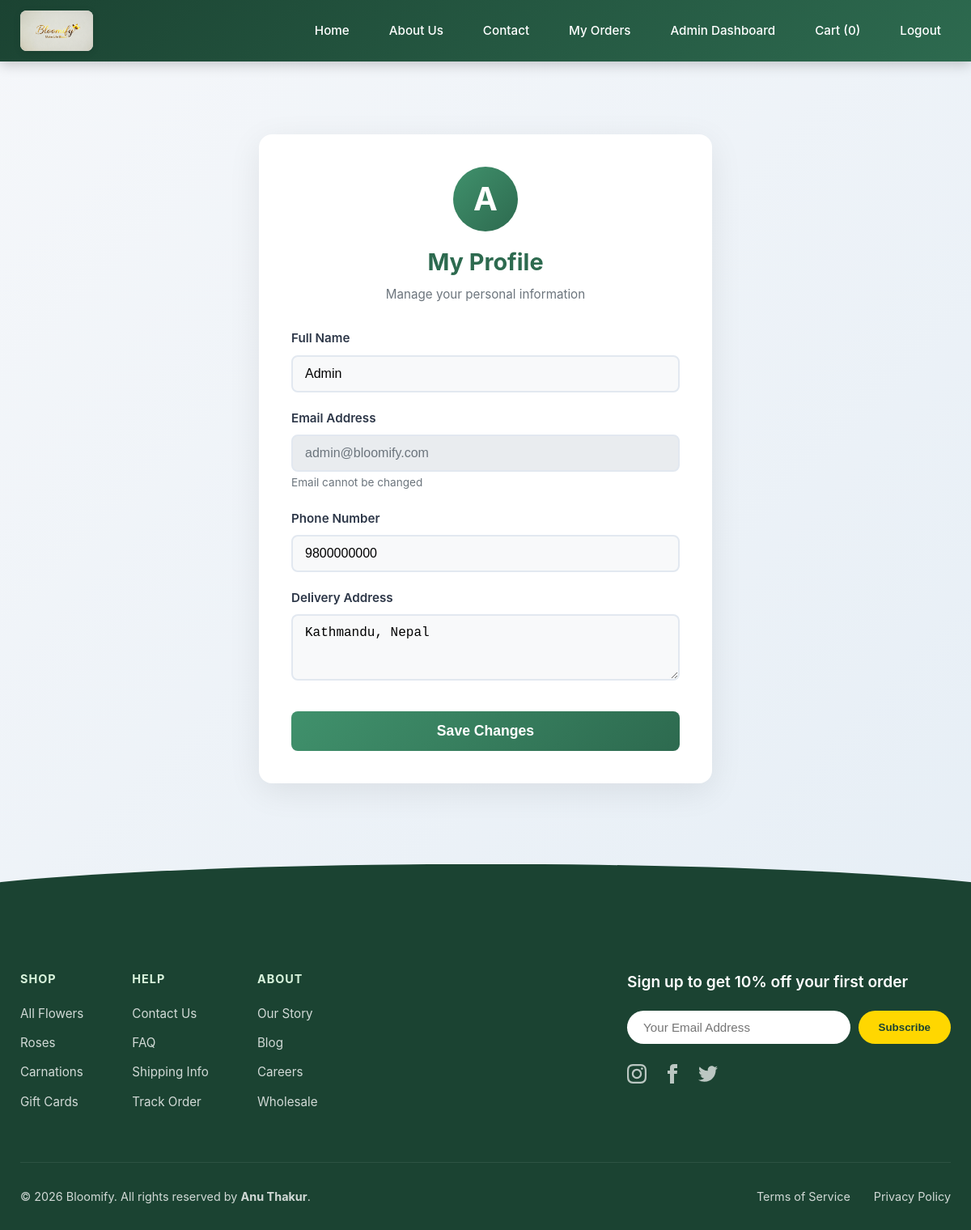
The app's page /profile.php (signed in) with its own data.
### tables this page shows
CREATE TABLE IF NOT EXISTS users (
    id INT AUTO_INCREMENT PRIMARY KEY,
    name VARCHAR(100) NOT NULL,
    email VARCHAR(100) UNIQUE NOT NULL,
    password VARCHAR(255) NOT NULL,
    phone VARCHAR(20),
    address TEXT,
    role ENUM('user', 'admin') DEFAULT 'user',
    created_at TIMESTAMP DEFAULT CURRENT_TIMESTAMP
);

### profile.php (the view, shortened to what this page needs)
<?php
require_once __DIR__ . '/includes/header.php';
$user_id = $_SESSION['user_id'];
$sql = "SELECT name, email, phone, address FROM users WHERE id = ?";
$stmt = $conn->prepare($sql);
$stmt->bind_param("i", $user_id);
$stmt->execute();
$user = $stmt->get_result()->fetch_assoc();
?>
<div class="profile-container">
    <div class="profile-card">
        <div class="profile-header">
            <div class="profile-avatar">
                <?php echo strtoupper(substr($user['name'], 0, 1)); ?>
            </div>
            <h1 class="profile-title">My Profile</h1>
            <p class="profile-subtitle">Manage your personal information</p>
        </div>
        <form method="POST" action="profile.php">
            <div class="form-group-profile">
                <label>Full Name</label>
                <input type="text" name="name" class="form-control-profile" value="<?php echo htmlspecialchars($user['name']); ?>" required>
            </div>
            <div class="form-group-profile">
                <label>Email Address</label>
                <input type="email" class="form-control-profile" value="<?php echo htmlspecialchars($user['email']); ?>" readonly>
                <small style="color: #6c757d; font-size: 0.85rem;">Email cannot be changed</small>
            </div>
            <div class="form-group-profile">
                <label>Phone Number</label>
                <input type="text" name="phone" class="form-control-profile" value="<?php echo htmlspecialchars($user['phone']); ?>" maxlength="10" placeholder="98XXXXXXXX" required>
            </div>
            <div class="form-group-profile">
                <label>Delivery Address</label>
                <textarea name="address" class="form-control-profile" rows="3" required><?php echo htmlspecialchars($user['address']); ?></textarea>
            </div>
            <button type="submit" class="btn-save">Save Changes</button>
        </form>
    </div>
</div>
<?php require_once __DIR__ . '/includes/footer.php'; ?>

### assets/css/style.css (style rules this page uses)
* { margin: 0; padding: 0; box-sizing: border-box; }
body { font-family: 'Inter', 'Segoe UI', system-ui, sans-serif; background: linear-gradient(135deg, #f5f7fa 0%, #e4edf5 100%); color: #2d3748; line-height: 1.6; min-height: 100vh; display: flex; flex-direction: column; }

### profile.php (style rules this page uses)
.profile-container { max-width: 600px; margin: 40px auto; padding: 20px; }
.profile-card { background: white; padding: 40px; border-radius: 16px; box-shadow: 0 10px 40px rgba(0,0,0,0.08); }
.profile-header { text-align: center; margin-bottom: 30px; }
.profile-avatar { width: 80px; height: 80px; background: linear-gradient(135deg, #40916c 0%, #2d6a4f 100%); color: white; border-radius: 50%; display: flex; align-items: center; justify-content: center; font-size: 2.5rem; margin: 0 auto 15px; font-weight: 700; }
.profile-title { font-size: 1.8rem; color: #2d6a4f; font-weight: 700; margin-bottom: 5px; }
.profile-subtitle { color: #6c757d; font-size: 0.95rem; }
.form-group-profile { margin-bottom: 20px; }
.form-group-profile label { display: block; margin-bottom: 8px; font-weight: 600; color: #2d3748; font-size: 0.95rem; }
.form-control-profile { width: 100%; padding: 12px 15px; border: 2px solid #e2e8f0; border-radius: 8px; font-size: 1rem; transition: all 0.3s; background: #f8f9fa; }
.form-control-profile[readonly] { background: #e9ecef; cursor: not-allowed; color: #6c757d; }
.btn-save { width: 100%; padding: 14px; background: linear-gradient(135deg, #40916c 0%, #2d6a4f 100%); color: white; border: none; border-radius: 8px; font-size: 1.1rem; font-weight: 700; cursor: pointer; transition: all 0.3s; margin-top: 10px; }

### records on screen
users: name "A", name "Admin", email "admin@bloomify.com", phone "9800000000", address "Kathmandu, Nepal"

### other values on screen
getCartCount() "0"
